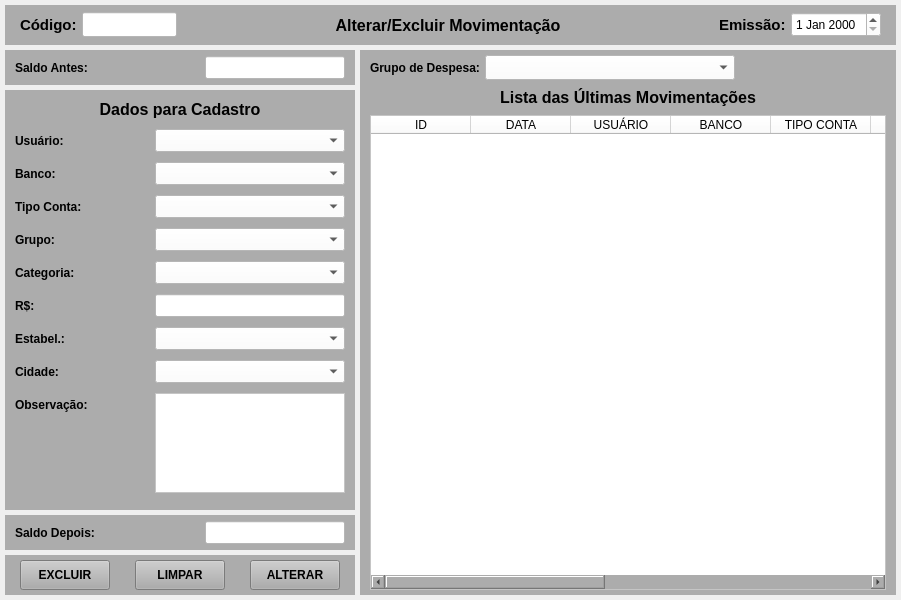
<?xml version="1.0" encoding="UTF-8"?>
<ui version="4.0">
 <class>MainWindow</class>
 <widget class="QMainWindow" name="MainWindow">
  <property name="geometry">
   <rect>
    <x>0</x>
    <y>0</y>
    <width>901</width>
    <height>600</height>
   </rect>
  </property>
  <property name="windowTitle">
   <string>Alterar/Excluir Movimentação</string>
  </property>
  <widget class="QWidget" name="centralwidget">
   <layout class="QVBoxLayout" name="verticalLayout">
    <property name="spacing">
     <number>5</number>
    </property>
    <property name="leftMargin">
     <number>5</number>
    </property>
    <property name="topMargin">
     <number>5</number>
    </property>
    <property name="rightMargin">
     <number>5</number>
    </property>
    <property name="bottomMargin">
     <number>5</number>
    </property>
    <item>
     <widget class="QWidget" name="widget" native="true">
      <property name="minimumSize">
       <size>
        <width>0</width>
        <height>40</height>
       </size>
      </property>
      <property name="maximumSize">
       <size>
        <width>16777215</width>
        <height>40</height>
       </size>
      </property>
      <property name="styleSheet">
       <string notr="true">background-color: rgb(172, 172, 172);</string>
      </property>
      <layout class="QHBoxLayout" name="horizontalLayout">
       <property name="spacing">
        <number>2</number>
       </property>
       <property name="leftMargin">
        <number>15</number>
       </property>
       <property name="topMargin">
        <number>2</number>
       </property>
       <property name="rightMargin">
        <number>15</number>
       </property>
       <property name="bottomMargin">
        <number>2</number>
       </property>
       <item>
        <widget class="QLabel" name="label_4">
         <property name="minimumSize">
          <size>
           <width>60</width>
           <height>0</height>
          </size>
         </property>
         <property name="maximumSize">
          <size>
           <width>60</width>
           <height>16777215</height>
          </size>
         </property>
         <property name="font">
          <font>
           <pointsize>11</pointsize>
           <weight>75</weight>
           <bold>true</bold>
          </font>
         </property>
         <property name="text">
          <string>Código:</string>
         </property>
         <property name="alignment">
          <set>Qt::AlignLeading|Qt::AlignLeft|Qt::AlignVCenter</set>
         </property>
        </widget>
       </item>
       <item>
        <widget class="QLineEdit" name="line_Num">
         <property name="sizePolicy">
          <sizepolicy hsizetype="Preferred" vsizetype="Preferred">
           <horstretch>0</horstretch>
           <verstretch>0</verstretch>
          </sizepolicy>
         </property>
         <property name="minimumSize">
          <size>
           <width>95</width>
           <height>25</height>
          </size>
         </property>
         <property name="maximumSize">
          <size>
           <width>95</width>
           <height>25</height>
          </size>
         </property>
         <property name="font">
          <font>
           <pointsize>9</pointsize>
          </font>
         </property>
         <property name="styleSheet">
          <string notr="true">background-color: rgb(255, 255, 255);</string>
         </property>
         <property name="inputMask">
          <string/>
         </property>
         <property name="text">
          <string/>
         </property>
         <property name="frame">
          <bool>true</bool>
         </property>
         <property name="echoMode">
          <enum>QLineEdit::Normal</enum>
         </property>
         <property name="alignment">
          <set>Qt::AlignCenter</set>
         </property>
         <property name="dragEnabled">
          <bool>false</bool>
         </property>
         <property name="placeholderText">
          <string/>
         </property>
        </widget>
       </item>
       <item>
        <widget class="QLabel" name="label_titulo">
         <property name="font">
          <font>
           <pointsize>12</pointsize>
           <weight>75</weight>
           <bold>true</bold>
          </font>
         </property>
         <property name="text">
          <string>Alterar/Excluir Movimentação</string>
         </property>
         <property name="alignment">
          <set>Qt::AlignCenter</set>
         </property>
        </widget>
       </item>
       <item>
        <widget class="QLabel" name="label">
         <property name="minimumSize">
          <size>
           <width>70</width>
           <height>0</height>
          </size>
         </property>
         <property name="maximumSize">
          <size>
           <width>70</width>
           <height>16777215</height>
          </size>
         </property>
         <property name="font">
          <font>
           <pointsize>11</pointsize>
           <weight>75</weight>
           <bold>true</bold>
          </font>
         </property>
         <property name="text">
          <string>Emissão:</string>
         </property>
        </widget>
       </item>
       <item>
        <widget class="QDateEdit" name="date_Emissao">
         <property name="sizePolicy">
          <sizepolicy hsizetype="Preferred" vsizetype="Preferred">
           <horstretch>0</horstretch>
           <verstretch>0</verstretch>
          </sizepolicy>
         </property>
         <property name="minimumSize">
          <size>
           <width>90</width>
           <height>25</height>
          </size>
         </property>
         <property name="maximumSize">
          <size>
           <width>90</width>
           <height>25</height>
          </size>
         </property>
         <property name="font">
          <font>
           <pointsize>9</pointsize>
           <weight>50</weight>
           <bold>false</bold>
          </font>
         </property>
         <property name="styleSheet">
          <string notr="true">background-color: rgb(255, 255, 255);</string>
         </property>
        </widget>
       </item>
      </layout>
     </widget>
    </item>
    <item>
     <widget class="QWidget" name="widget_2" native="true">
      <layout class="QGridLayout" name="gridLayout" columnstretch="0,0" columnminimumwidth="0,0">
       <property name="leftMargin">
        <number>0</number>
       </property>
       <property name="topMargin">
        <number>0</number>
       </property>
       <property name="rightMargin">
        <number>0</number>
       </property>
       <property name="bottomMargin">
        <number>0</number>
       </property>
       <property name="spacing">
        <number>5</number>
       </property>
       <item row="0" column="0">
        <widget class="QWidget" name="widget_3" native="true">
         <property name="minimumSize">
          <size>
           <width>350</width>
           <height>0</height>
          </size>
         </property>
         <property name="maximumSize">
          <size>
           <width>350</width>
           <height>16777215</height>
          </size>
         </property>
         <layout class="QGridLayout" name="gridLayout_2">
          <property name="leftMargin">
           <number>0</number>
          </property>
          <property name="topMargin">
           <number>0</number>
          </property>
          <property name="rightMargin">
           <number>0</number>
          </property>
          <property name="bottomMargin">
           <number>0</number>
          </property>
          <property name="horizontalSpacing">
           <number>0</number>
          </property>
          <property name="verticalSpacing">
           <number>5</number>
          </property>
          <item row="0" column="0">
           <widget class="QWidget" name="widget_5" native="true">
            <property name="minimumSize">
             <size>
              <width>0</width>
              <height>35</height>
             </size>
            </property>
            <property name="maximumSize">
             <size>
              <width>16777215</width>
              <height>35</height>
             </size>
            </property>
            <property name="styleSheet">
             <string notr="true">background-color: rgb(172, 172, 172);</string>
            </property>
            <layout class="QHBoxLayout" name="horizontalLayout_3">
             <property name="spacing">
              <number>5</number>
             </property>
             <property name="leftMargin">
              <number>10</number>
             </property>
             <property name="topMargin">
              <number>5</number>
             </property>
             <property name="rightMargin">
              <number>10</number>
             </property>
             <property name="bottomMargin">
              <number>5</number>
             </property>
             <item>
              <widget class="QLabel" name="label_17">
               <property name="minimumSize">
                <size>
                 <width>0</width>
                 <height>0</height>
                </size>
               </property>
               <property name="maximumSize">
                <size>
                 <width>16777215</width>
                 <height>16777215</height>
                </size>
               </property>
               <property name="font">
                <font>
                 <pointsize>9</pointsize>
                 <weight>75</weight>
                 <bold>true</bold>
                </font>
               </property>
               <property name="text">
                <string>Saldo Antes:</string>
               </property>
              </widget>
             </item>
             <item>
              <widget class="QLineEdit" name="line_SaldoAntes">
               <property name="sizePolicy">
                <sizepolicy hsizetype="Preferred" vsizetype="Preferred">
                 <horstretch>0</horstretch>
                 <verstretch>0</verstretch>
                </sizepolicy>
               </property>
               <property name="minimumSize">
                <size>
                 <width>140</width>
                 <height>0</height>
                </size>
               </property>
               <property name="maximumSize">
                <size>
                 <width>140</width>
                 <height>23</height>
                </size>
               </property>
               <property name="font">
                <font>
                 <pointsize>9</pointsize>
                 <weight>50</weight>
                 <bold>false</bold>
                </font>
               </property>
               <property name="styleSheet">
                <string notr="true">background-color: rgb(255, 255, 255);</string>
               </property>
               <property name="text">
                <string/>
               </property>
               <property name="alignment">
                <set>Qt::AlignRight|Qt::AlignTrailing|Qt::AlignVCenter</set>
               </property>
              </widget>
             </item>
            </layout>
           </widget>
          </item>
          <item row="2" column="0">
           <widget class="QWidget" name="widget_7" native="true">
            <property name="minimumSize">
             <size>
              <width>0</width>
              <height>35</height>
             </size>
            </property>
            <property name="maximumSize">
             <size>
              <width>16777215</width>
              <height>35</height>
             </size>
            </property>
            <property name="styleSheet">
             <string notr="true">background-color: rgb(172, 172, 172);</string>
            </property>
            <layout class="QHBoxLayout" name="horizontalLayout_4">
             <property name="spacing">
              <number>5</number>
             </property>
             <property name="leftMargin">
              <number>10</number>
             </property>
             <property name="topMargin">
              <number>5</number>
             </property>
             <property name="rightMargin">
              <number>10</number>
             </property>
             <property name="bottomMargin">
              <number>5</number>
             </property>
             <item>
              <widget class="QLabel" name="label_18">
               <property name="minimumSize">
                <size>
                 <width>0</width>
                 <height>0</height>
                </size>
               </property>
               <property name="maximumSize">
                <size>
                 <width>16777215</width>
                 <height>16777215</height>
                </size>
               </property>
               <property name="font">
                <font>
                 <pointsize>9</pointsize>
                 <weight>75</weight>
                 <bold>true</bold>
                </font>
               </property>
               <property name="text">
                <string>Saldo Depois:</string>
               </property>
              </widget>
             </item>
             <item>
              <widget class="QLineEdit" name="line_SaldoDepois">
               <property name="sizePolicy">
                <sizepolicy hsizetype="Preferred" vsizetype="Preferred">
                 <horstretch>0</horstretch>
                 <verstretch>0</verstretch>
                </sizepolicy>
               </property>
               <property name="minimumSize">
                <size>
                 <width>140</width>
                 <height>23</height>
                </size>
               </property>
               <property name="maximumSize">
                <size>
                 <width>140</width>
                 <height>23</height>
                </size>
               </property>
               <property name="font">
                <font>
                 <pointsize>9</pointsize>
                 <weight>50</weight>
                 <bold>false</bold>
                </font>
               </property>
               <property name="styleSheet">
                <string notr="true">background-color: rgb(255, 255, 255);</string>
               </property>
               <property name="text">
                <string/>
               </property>
               <property name="alignment">
                <set>Qt::AlignRight|Qt::AlignTrailing|Qt::AlignVCenter</set>
               </property>
              </widget>
             </item>
            </layout>
           </widget>
          </item>
          <item row="3" column="0">
           <widget class="QWidget" name="widget_6" native="true">
            <property name="minimumSize">
             <size>
              <width>0</width>
              <height>40</height>
             </size>
            </property>
            <property name="maximumSize">
             <size>
              <width>16777215</width>
              <height>40</height>
             </size>
            </property>
            <property name="styleSheet">
             <string notr="true">background-color: rgb(172, 172, 172);</string>
            </property>
            <layout class="QHBoxLayout" name="horizontalLayout_2">
             <property name="spacing">
              <number>5</number>
             </property>
             <property name="leftMargin">
              <number>15</number>
             </property>
             <property name="topMargin">
              <number>5</number>
             </property>
             <property name="rightMargin">
              <number>15</number>
             </property>
             <property name="bottomMargin">
              <number>5</number>
             </property>
             <item>
              <widget class="QPushButton" name="btn_Excluir">
               <property name="sizePolicy">
                <sizepolicy hsizetype="Preferred" vsizetype="Preferred">
                 <horstretch>0</horstretch>
                 <verstretch>0</verstretch>
                </sizepolicy>
               </property>
               <property name="minimumSize">
                <size>
                 <width>90</width>
                 <height>30</height>
                </size>
               </property>
               <property name="maximumSize">
                <size>
                 <width>90</width>
                 <height>30</height>
                </size>
               </property>
               <property name="font">
                <font>
                 <pointsize>9</pointsize>
                 <weight>75</weight>
                 <bold>true</bold>
                </font>
               </property>
               <property name="cursor">
                <cursorShape>PointingHandCursor</cursorShape>
               </property>
               <property name="text">
                <string>EXCLUIR</string>
               </property>
              </widget>
             </item>
             <item>
              <widget class="QLabel" name="label_2">
               <property name="text">
                <string/>
               </property>
              </widget>
             </item>
             <item>
              <widget class="QPushButton" name="btn_Limpar">
               <property name="sizePolicy">
                <sizepolicy hsizetype="Preferred" vsizetype="Preferred">
                 <horstretch>0</horstretch>
                 <verstretch>0</verstretch>
                </sizepolicy>
               </property>
               <property name="minimumSize">
                <size>
                 <width>90</width>
                 <height>30</height>
                </size>
               </property>
               <property name="maximumSize">
                <size>
                 <width>90</width>
                 <height>30</height>
                </size>
               </property>
               <property name="font">
                <font>
                 <pointsize>9</pointsize>
                 <weight>75</weight>
                 <bold>true</bold>
                </font>
               </property>
               <property name="cursor">
                <cursorShape>PointingHandCursor</cursorShape>
               </property>
               <property name="text">
                <string>LIMPAR</string>
               </property>
              </widget>
             </item>
             <item>
              <widget class="QLabel" name="label_3">
               <property name="text">
                <string/>
               </property>
              </widget>
             </item>
             <item>
              <widget class="QPushButton" name="btn_Salvar">
               <property name="sizePolicy">
                <sizepolicy hsizetype="Preferred" vsizetype="Preferred">
                 <horstretch>0</horstretch>
                 <verstretch>0</verstretch>
                </sizepolicy>
               </property>
               <property name="minimumSize">
                <size>
                 <width>90</width>
                 <height>30</height>
                </size>
               </property>
               <property name="maximumSize">
                <size>
                 <width>90</width>
                 <height>30</height>
                </size>
               </property>
               <property name="font">
                <font>
                 <pointsize>9</pointsize>
                 <weight>75</weight>
                 <bold>true</bold>
                </font>
               </property>
               <property name="cursor">
                <cursorShape>PointingHandCursor</cursorShape>
               </property>
               <property name="text">
                <string>ALTERAR</string>
               </property>
              </widget>
             </item>
            </layout>
           </widget>
          </item>
          <item row="1" column="0">
           <widget class="QWidget" name="widget_8" native="true">
            <property name="cursor">
             <cursorShape>ArrowCursor</cursorShape>
            </property>
            <property name="styleSheet">
             <string notr="true">background-color: rgb(172, 172, 172);</string>
            </property>
            <layout class="QFormLayout" name="formLayout">
             <property name="horizontalSpacing">
              <number>10</number>
             </property>
             <property name="verticalSpacing">
              <number>10</number>
             </property>
             <property name="leftMargin">
              <number>10</number>
             </property>
             <property name="topMargin">
              <number>10</number>
             </property>
             <property name="rightMargin">
              <number>10</number>
             </property>
             <property name="bottomMargin">
              <number>10</number>
             </property>
             <item row="0" column="0" colspan="2">
              <widget class="QLabel" name="label_titulo_2">
               <property name="font">
                <font>
                 <pointsize>12</pointsize>
                 <weight>75</weight>
                 <bold>true</bold>
                </font>
               </property>
               <property name="text">
                <string>Dados para Cadastro</string>
               </property>
               <property name="alignment">
                <set>Qt::AlignCenter</set>
               </property>
              </widget>
             </item>
             <item row="1" column="0">
              <widget class="QLabel" name="label_8">
               <property name="minimumSize">
                <size>
                 <width>75</width>
                 <height>0</height>
                </size>
               </property>
               <property name="maximumSize">
                <size>
                 <width>75</width>
                 <height>16777215</height>
                </size>
               </property>
               <property name="font">
                <font>
                 <pointsize>9</pointsize>
                 <weight>75</weight>
                 <bold>true</bold>
                </font>
               </property>
               <property name="text">
                <string>Usuário:</string>
               </property>
              </widget>
             </item>
             <item row="1" column="1">
              <widget class="QComboBox" name="combo_Usuario">
               <property name="sizePolicy">
                <sizepolicy hsizetype="Preferred" vsizetype="Preferred">
                 <horstretch>0</horstretch>
                 <verstretch>0</verstretch>
                </sizepolicy>
               </property>
               <property name="minimumSize">
                <size>
                 <width>0</width>
                 <height>23</height>
                </size>
               </property>
               <property name="maximumSize">
                <size>
                 <width>16777215</width>
                 <height>23</height>
                </size>
               </property>
               <property name="font">
                <font>
                 <pointsize>9</pointsize>
                 <weight>50</weight>
                 <bold>false</bold>
                </font>
               </property>
               <property name="styleSheet">
                <string notr="true">background-color: rgb(255, 255, 255);</string>
               </property>
               <item>
                <property name="text">
                 <string/>
                </property>
               </item>
              </widget>
             </item>
             <item row="2" column="0">
              <widget class="QLabel" name="label_16">
               <property name="minimumSize">
                <size>
                 <width>75</width>
                 <height>0</height>
                </size>
               </property>
               <property name="maximumSize">
                <size>
                 <width>75</width>
                 <height>16777215</height>
                </size>
               </property>
               <property name="font">
                <font>
                 <pointsize>9</pointsize>
                 <weight>75</weight>
                 <bold>true</bold>
                </font>
               </property>
               <property name="text">
                <string>Banco:</string>
               </property>
              </widget>
             </item>
             <item row="2" column="1">
              <widget class="QComboBox" name="combo_Banco">
               <property name="sizePolicy">
                <sizepolicy hsizetype="Preferred" vsizetype="Preferred">
                 <horstretch>0</horstretch>
                 <verstretch>0</verstretch>
                </sizepolicy>
               </property>
               <property name="minimumSize">
                <size>
                 <width>0</width>
                 <height>23</height>
                </size>
               </property>
               <property name="maximumSize">
                <size>
                 <width>16777215</width>
                 <height>23</height>
                </size>
               </property>
               <property name="font">
                <font>
                 <pointsize>9</pointsize>
                 <weight>50</weight>
                 <bold>false</bold>
                </font>
               </property>
               <property name="styleSheet">
                <string notr="true">background-color: rgb(255, 255, 255);</string>
               </property>
               <item>
                <property name="text">
                 <string/>
                </property>
               </item>
              </widget>
             </item>
             <item row="3" column="0">
              <widget class="QLabel" name="label_10">
               <property name="minimumSize">
                <size>
                 <width>75</width>
                 <height>0</height>
                </size>
               </property>
               <property name="maximumSize">
                <size>
                 <width>75</width>
                 <height>16777215</height>
                </size>
               </property>
               <property name="font">
                <font>
                 <pointsize>9</pointsize>
                 <weight>75</weight>
                 <bold>true</bold>
                </font>
               </property>
               <property name="text">
                <string>Tipo Conta:</string>
               </property>
              </widget>
             </item>
             <item row="3" column="1">
              <widget class="QComboBox" name="combo_Tipo">
               <property name="sizePolicy">
                <sizepolicy hsizetype="Preferred" vsizetype="Preferred">
                 <horstretch>0</horstretch>
                 <verstretch>0</verstretch>
                </sizepolicy>
               </property>
               <property name="minimumSize">
                <size>
                 <width>0</width>
                 <height>23</height>
                </size>
               </property>
               <property name="maximumSize">
                <size>
                 <width>16777215</width>
                 <height>23</height>
                </size>
               </property>
               <property name="font">
                <font>
                 <pointsize>9</pointsize>
                 <weight>50</weight>
                 <bold>false</bold>
                </font>
               </property>
               <property name="styleSheet">
                <string notr="true">background-color: rgb(255, 255, 255);</string>
               </property>
               <item>
                <property name="text">
                 <string/>
                </property>
               </item>
              </widget>
             </item>
             <item row="5" column="0">
              <widget class="QLabel" name="label_12">
               <property name="minimumSize">
                <size>
                 <width>75</width>
                 <height>0</height>
                </size>
               </property>
               <property name="maximumSize">
                <size>
                 <width>75</width>
                 <height>16777215</height>
                </size>
               </property>
               <property name="font">
                <font>
                 <pointsize>9</pointsize>
                 <weight>75</weight>
                 <bold>true</bold>
                </font>
               </property>
               <property name="text">
                <string>Categoria:</string>
               </property>
              </widget>
             </item>
             <item row="5" column="1">
              <widget class="QComboBox" name="combo_Categoria">
               <property name="sizePolicy">
                <sizepolicy hsizetype="Preferred" vsizetype="Preferred">
                 <horstretch>0</horstretch>
                 <verstretch>0</verstretch>
                </sizepolicy>
               </property>
               <property name="minimumSize">
                <size>
                 <width>0</width>
                 <height>23</height>
                </size>
               </property>
               <property name="maximumSize">
                <size>
                 <width>16777215</width>
                 <height>23</height>
                </size>
               </property>
               <property name="font">
                <font>
                 <pointsize>9</pointsize>
                 <weight>50</weight>
                 <bold>false</bold>
                </font>
               </property>
               <property name="styleSheet">
                <string notr="true">background-color: rgb(255, 255, 255);</string>
               </property>
               <item>
                <property name="text">
                 <string/>
                </property>
               </item>
              </widget>
             </item>
             <item row="6" column="0">
              <widget class="QLabel" name="label_13">
               <property name="minimumSize">
                <size>
                 <width>130</width>
                 <height>0</height>
                </size>
               </property>
               <property name="maximumSize">
                <size>
                 <width>130</width>
                 <height>16777215</height>
                </size>
               </property>
               <property name="font">
                <font>
                 <pointsize>9</pointsize>
                 <weight>75</weight>
                 <bold>true</bold>
                </font>
               </property>
               <property name="text">
                <string>R$:</string>
               </property>
              </widget>
             </item>
             <item row="6" column="1">
              <widget class="QLineEdit" name="line_Valor">
               <property name="sizePolicy">
                <sizepolicy hsizetype="Preferred" vsizetype="Preferred">
                 <horstretch>0</horstretch>
                 <verstretch>0</verstretch>
                </sizepolicy>
               </property>
               <property name="minimumSize">
                <size>
                 <width>0</width>
                 <height>23</height>
                </size>
               </property>
               <property name="maximumSize">
                <size>
                 <width>16777215</width>
                 <height>23</height>
                </size>
               </property>
               <property name="font">
                <font>
                 <pointsize>9</pointsize>
                 <weight>50</weight>
                 <bold>false</bold>
                </font>
               </property>
               <property name="styleSheet">
                <string notr="true">background-color: rgb(255, 255, 255);</string>
               </property>
               <property name="text">
                <string/>
               </property>
               <property name="alignment">
                <set>Qt::AlignRight|Qt::AlignTrailing|Qt::AlignVCenter</set>
               </property>
              </widget>
             </item>
             <item row="7" column="0">
              <widget class="QLabel" name="label_14">
               <property name="minimumSize">
                <size>
                 <width>75</width>
                 <height>0</height>
                </size>
               </property>
               <property name="maximumSize">
                <size>
                 <width>75</width>
                 <height>16777215</height>
                </size>
               </property>
               <property name="font">
                <font>
                 <pointsize>9</pointsize>
                 <weight>75</weight>
                 <bold>true</bold>
                </font>
               </property>
               <property name="text">
                <string>Estabel.:</string>
               </property>
              </widget>
             </item>
             <item row="7" column="1">
              <widget class="QComboBox" name="combo_Estab">
               <property name="sizePolicy">
                <sizepolicy hsizetype="Preferred" vsizetype="Preferred">
                 <horstretch>0</horstretch>
                 <verstretch>0</verstretch>
                </sizepolicy>
               </property>
               <property name="minimumSize">
                <size>
                 <width>0</width>
                 <height>23</height>
                </size>
               </property>
               <property name="maximumSize">
                <size>
                 <width>16777215</width>
                 <height>23</height>
                </size>
               </property>
               <property name="font">
                <font>
                 <pointsize>9</pointsize>
                 <weight>50</weight>
                 <bold>false</bold>
                </font>
               </property>
               <property name="styleSheet">
                <string notr="true">background-color: rgb(255, 255, 255);</string>
               </property>
               <item>
                <property name="text">
                 <string/>
                </property>
               </item>
              </widget>
             </item>
             <item row="8" column="0">
              <widget class="QLabel" name="label_15">
               <property name="minimumSize">
                <size>
                 <width>75</width>
                 <height>0</height>
                </size>
               </property>
               <property name="maximumSize">
                <size>
                 <width>75</width>
                 <height>16777215</height>
                </size>
               </property>
               <property name="font">
                <font>
                 <pointsize>9</pointsize>
                 <weight>75</weight>
                 <bold>true</bold>
                </font>
               </property>
               <property name="text">
                <string>Cidade:</string>
               </property>
              </widget>
             </item>
             <item row="8" column="1">
              <widget class="QComboBox" name="combo_Cidade">
               <property name="sizePolicy">
                <sizepolicy hsizetype="Preferred" vsizetype="Preferred">
                 <horstretch>0</horstretch>
                 <verstretch>0</verstretch>
                </sizepolicy>
               </property>
               <property name="minimumSize">
                <size>
                 <width>0</width>
                 <height>23</height>
                </size>
               </property>
               <property name="maximumSize">
                <size>
                 <width>16777215</width>
                 <height>23</height>
                </size>
               </property>
               <property name="font">
                <font>
                 <pointsize>9</pointsize>
                 <weight>50</weight>
                 <bold>false</bold>
                </font>
               </property>
               <property name="styleSheet">
                <string notr="true">background-color: rgb(255, 255, 255);</string>
               </property>
               <item>
                <property name="text">
                 <string/>
                </property>
               </item>
              </widget>
             </item>
             <item row="9" column="0">
              <widget class="QLabel" name="label_28">
               <property name="font">
                <font>
                 <pointsize>9</pointsize>
                 <weight>75</weight>
                 <bold>true</bold>
                </font>
               </property>
               <property name="text">
                <string>Observação:</string>
               </property>
               <property name="alignment">
                <set>Qt::AlignLeading|Qt::AlignLeft|Qt::AlignVCenter</set>
               </property>
              </widget>
             </item>
             <item row="9" column="1">
              <widget class="QPlainTextEdit" name="plain_Obs">
               <property name="sizePolicy">
                <sizepolicy hsizetype="Preferred" vsizetype="Preferred">
                 <horstretch>0</horstretch>
                 <verstretch>0</verstretch>
                </sizepolicy>
               </property>
               <property name="minimumSize">
                <size>
                 <width>0</width>
                 <height>100</height>
                </size>
               </property>
               <property name="maximumSize">
                <size>
                 <width>16777215</width>
                 <height>100</height>
                </size>
               </property>
               <property name="font">
                <font>
                 <pointsize>9</pointsize>
                </font>
               </property>
               <property name="styleSheet">
                <string notr="true">background-color: rgb(255, 255, 255);</string>
               </property>
              </widget>
             </item>
             <item row="4" column="0">
              <widget class="QLabel" name="label_19">
               <property name="minimumSize">
                <size>
                 <width>75</width>
                 <height>0</height>
                </size>
               </property>
               <property name="maximumSize">
                <size>
                 <width>75</width>
                 <height>16777215</height>
                </size>
               </property>
               <property name="font">
                <font>
                 <pointsize>9</pointsize>
                 <weight>75</weight>
                 <bold>true</bold>
                </font>
               </property>
               <property name="text">
                <string>Grupo:</string>
               </property>
              </widget>
             </item>
             <item row="4" column="1">
              <widget class="QComboBox" name="combo_Grupo">
               <property name="sizePolicy">
                <sizepolicy hsizetype="Preferred" vsizetype="Preferred">
                 <horstretch>0</horstretch>
                 <verstretch>0</verstretch>
                </sizepolicy>
               </property>
               <property name="minimumSize">
                <size>
                 <width>0</width>
                 <height>23</height>
                </size>
               </property>
               <property name="maximumSize">
                <size>
                 <width>16777215</width>
                 <height>23</height>
                </size>
               </property>
               <property name="font">
                <font>
                 <pointsize>9</pointsize>
                 <weight>50</weight>
                 <bold>false</bold>
                </font>
               </property>
               <property name="styleSheet">
                <string notr="true">background-color: rgb(255, 255, 255);</string>
               </property>
               <item>
                <property name="text">
                 <string/>
                </property>
               </item>
              </widget>
             </item>
            </layout>
           </widget>
          </item>
         </layout>
        </widget>
       </item>
       <item row="0" column="1">
        <widget class="QWidget" name="widget_4" native="true">
         <property name="styleSheet">
          <string notr="true">background-color: rgb(172, 172, 172);</string>
         </property>
         <layout class="QGridLayout" name="gridLayout_3">
          <property name="leftMargin">
           <number>10</number>
          </property>
          <property name="topMargin">
           <number>5</number>
          </property>
          <property name="rightMargin">
           <number>10</number>
          </property>
          <property name="bottomMargin">
           <number>5</number>
          </property>
          <property name="spacing">
           <number>5</number>
          </property>
          <item row="0" column="2" colspan="2">
           <widget class="QLabel" name="label_7">
            <property name="minimumSize">
             <size>
              <width>0</width>
              <height>0</height>
             </size>
            </property>
            <property name="maximumSize">
             <size>
              <width>16777215</width>
              <height>16777215</height>
             </size>
            </property>
            <property name="text">
             <string/>
            </property>
           </widget>
          </item>
          <item row="3" column="0" colspan="4">
           <widget class="QLabel" name="label_5">
            <property name="minimumSize">
             <size>
              <width>0</width>
              <height>25</height>
             </size>
            </property>
            <property name="maximumSize">
             <size>
              <width>16777215</width>
              <height>25</height>
             </size>
            </property>
            <property name="font">
             <font>
              <pointsize>12</pointsize>
              <weight>75</weight>
              <bold>true</bold>
             </font>
            </property>
            <property name="text">
             <string>Lista das Últimas Movimentações</string>
            </property>
            <property name="alignment">
             <set>Qt::AlignCenter</set>
            </property>
           </widget>
          </item>
          <item row="0" column="0">
           <widget class="QLabel" name="label_9">
            <property name="font">
             <font>
              <pointsize>9</pointsize>
              <weight>75</weight>
              <bold>true</bold>
             </font>
            </property>
            <property name="text">
             <string>Grupo de Despesa:</string>
            </property>
           </widget>
          </item>
          <item row="0" column="1">
           <widget class="QComboBox" name="combo_Consulta_Grupo">
            <property name="sizePolicy">
             <sizepolicy hsizetype="Preferred" vsizetype="Preferred">
              <horstretch>0</horstretch>
              <verstretch>0</verstretch>
             </sizepolicy>
            </property>
            <property name="minimumSize">
             <size>
              <width>250</width>
              <height>25</height>
             </size>
            </property>
            <property name="maximumSize">
             <size>
              <width>250</width>
              <height>25</height>
             </size>
            </property>
            <property name="styleSheet">
             <string notr="true">background-color: rgb(255, 255, 255);</string>
            </property>
            <item>
             <property name="text">
              <string/>
             </property>
            </item>
           </widget>
          </item>
          <item row="4" column="0" colspan="4">
           <widget class="QTableWidget" name="table_Lista">
            <property name="sizePolicy">
             <sizepolicy hsizetype="Preferred" vsizetype="Preferred">
              <horstretch>0</horstretch>
              <verstretch>0</verstretch>
             </sizepolicy>
            </property>
            <property name="styleSheet">
             <string notr="true">background-color: rgb(255, 255, 255);</string>
            </property>
            <column>
             <property name="text">
              <string>ID</string>
             </property>
            </column>
            <column>
             <property name="text">
              <string>DATA</string>
             </property>
            </column>
            <column>
             <property name="text">
              <string>USUÁRIO</string>
             </property>
            </column>
            <column>
             <property name="text">
              <string>BANCO</string>
             </property>
            </column>
            <column>
             <property name="text">
              <string>TIPO CONTA</string>
             </property>
            </column>
            <column>
             <property name="text">
              <string>GRUPO</string>
             </property>
            </column>
            <column>
             <property name="text">
              <string>CATEGORIA</string>
             </property>
            </column>
            <column>
             <property name="text">
              <string>VALOR</string>
             </property>
            </column>
            <column>
             <property name="text">
              <string>ESTABEL.</string>
             </property>
            </column>
            <column>
             <property name="text">
              <string>CIDADE</string>
             </property>
            </column>
            <column>
             <property name="text">
              <string>OBS</string>
             </property>
            </column>
           </widget>
          </item>
         </layout>
        </widget>
       </item>
      </layout>
     </widget>
    </item>
   </layout>
  </widget>
 </widget>
 <resources/>
 <connections/>
</ui>
